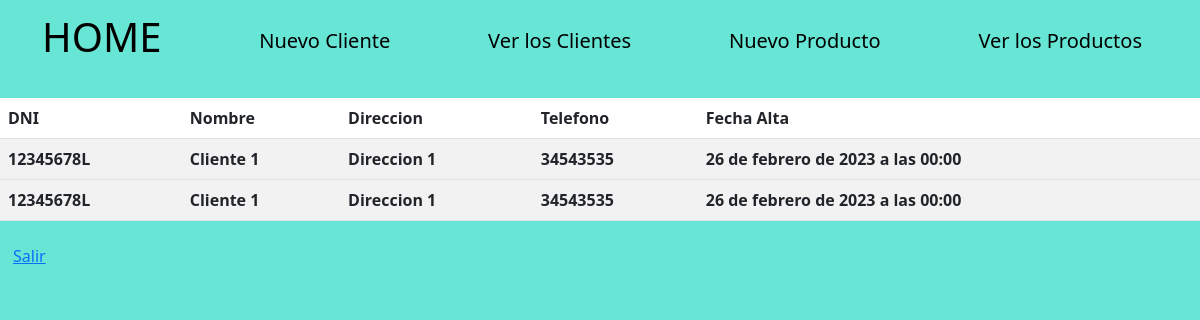
The page /clientes/list on the database as committed earlier.
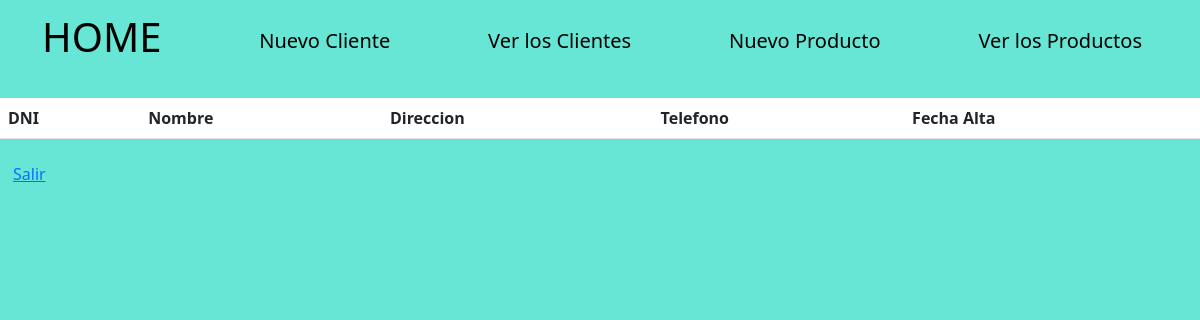
The same page on the database as committed later.
### misitio/models.py (models this page shows)
class Cliente(models.Model):
    dni = models.CharField(max_length=9)
    nombre = models.CharField(max_length=150, blank=False, null=False)
    fecha_alta = models.DateTimeField("Fecha de alta", blank=False, null=False)
    direccion = models.CharField(max_length=150, blank= False, null=True)
    mobile = models.CharField(max_length=15, blank=False, null=True)

### misitio/views.py (the view)
# urls.py: path('clientes/list', views.clientes_list, name='clientes_list'),
def clientes_list(request):
    clientes = Cliente.objects.order_by('fecha_alta')
    return  render(request, 'misitio/clientes_list.html', {'clientes': clientes})

### misitio/templates/misitio/clientes_list.html
{% extends 'misitio/base.html' %}
{% block content %}
    <div class="row mt-3">
        <div class="col">
            <table class="table table-striped">
                <thead>
                <tr>
                    <th>DNI</th>
                    <th>Nombre</th>
                    <th>Direccion</th>
                    <th>Telefono</th>
                    <th>Fecha Alta</th>
                </tr>
                </thead>
                <tbody>
                {% for Cliente in clientes %}
                    <tr>
                        <th>{{ Cliente.dni }}</th>
                        <th>{{ Cliente.nombre }}</th>
                        <th>{{ Cliente.direccion }}</th>
                        <th>{{ Cliente.mobile }}</th>
                        <th>{{ Cliente.fecha_alta }}</th>
                    </tr>
                    </tbody>
                {% endfor %}
            </table>
            <a class="btn btn-link" href="/logout">Salir</a></p>
        </div>
    </div>
{% endblock %}

Rows that differ between the two databases and show on the page:
removed Cliente: dni "12345678L", nombre "Cliente 1", direccion "Direccion 1", mobile "34543535", fecha_alta "26 de febrero de 2023 a las 00:00"
removed Cliente: dni "12345678L", nombre "Cliente 1", direccion "Direccion 1", mobile "34543535", fecha_alta "26 de febrero de 2023 a las 00:00"
